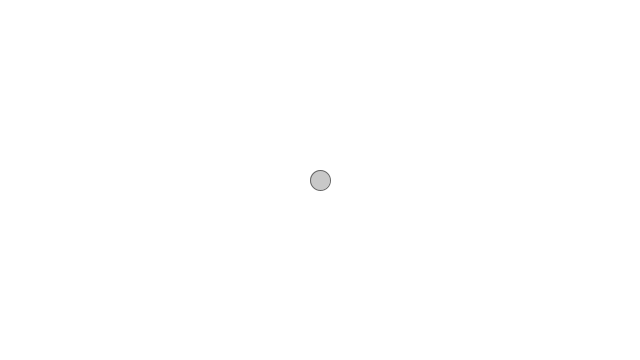
Frame 1 (no input)
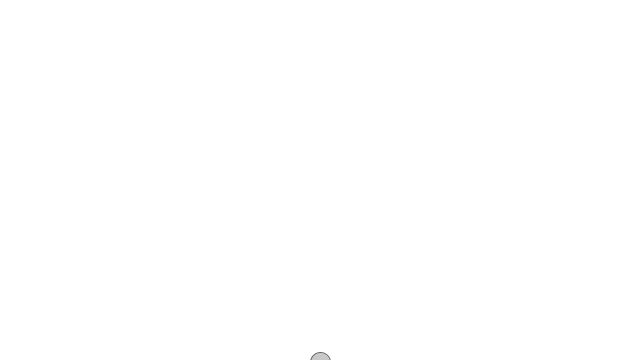
Frame 60 (the mouse pressed at the canvas centre just before this capture)
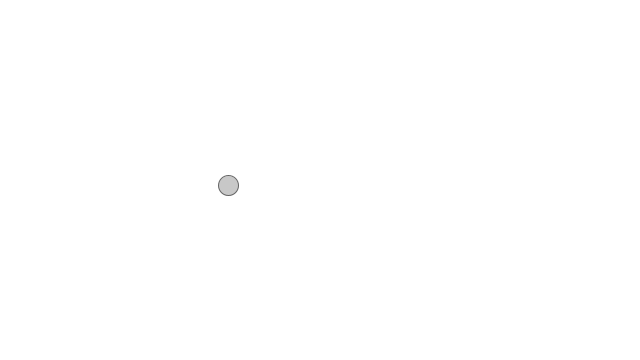
Frame 120 (the mouse held since frame 60 and released just before this capture)

The Processing sketch that drew these frames (run headless with seeded random() and noise(); from frame 60 on, the mouse is pressed at the canvas centre):

// Processing sketch: force
// ── force.pde
Mover m;

void setup() {
  size(640, 360);
  m = new Mover();
}

void draw() {
  background(255);
  
  PVector gravityForce = new PVector(0,0.1);
  m.applyForce(gravityForce);
  
  if(mousePressed) {
    PVector windForce = new PVector(-0.05, 0);  
    m.applyForce(windForce);
  }
  
  m.update();
  m.edges();
  m.display();
}

// ── Mover.pde
class Mover {
  
  final static int SIZE = 20;

  PVector location;
  PVector speed;
  PVector acceleration;
  
  
  public Mover() {
    this.location = new PVector(width/2, height/2);
    this.speed = new PVector(0,0);
    this.acceleration = new PVector(0, 0);
  }
  
  
  public void update() {
    this.speed.add(this.acceleration);
    this.location.add(this.speed);
    this.acceleration.mult(0);
  } 
  
  public void edges() {
    if(this.location.x > width || this.location.x < 0)
      this.speed.x *= -1;
    
    if(this.location.y > height || this.location.y < 0)
      this.speed.y *= -1;
  }
  
  public void display() {
    stroke(100);
    fill(200);
    ellipse(this.location.x, this.location.y, SIZE, SIZE);
  }
  
  public void applyForce(PVector force) {
    this.acceleration.add(force);
  }

}
